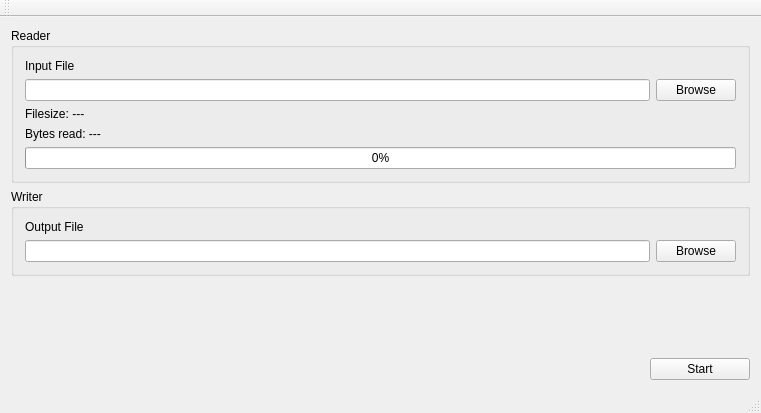
<?xml version="1.0" encoding="UTF-8"?>
<ui version="4.0">
 <class>MainWindow</class>
 <widget class="QMainWindow" name="MainWindow">
  <property name="geometry">
   <rect>
    <x>0</x>
    <y>0</y>
    <width>761</width>
    <height>413</height>
   </rect>
  </property>
  <property name="windowTitle">
   <string>MainWindow</string>
  </property>
  <widget class="QWidget" name="centralWidget">
   <layout class="QVBoxLayout" name="verticalLayout_2">
    <item>
     <widget class="QGroupBox" name="groupBox">
      <property name="title">
       <string>Reader</string>
      </property>
      <layout class="QVBoxLayout" name="verticalLayout">
       <item>
        <widget class="QLabel" name="label">
         <property name="text">
          <string>Input File</string>
         </property>
        </widget>
       </item>
       <item>
        <layout class="QHBoxLayout" name="horizontalLayout_2">
         <item>
          <widget class="QLineEdit" name="lineEdit_filepath"/>
         </item>
         <item>
          <widget class="QPushButton" name="pushButton_browse">
           <property name="text">
            <string>Browse</string>
           </property>
          </widget>
         </item>
        </layout>
       </item>
       <item>
        <widget class="QLabel" name="label_filesize">
         <property name="text">
          <string>Filesize: ---</string>
         </property>
        </widget>
       </item>
       <item>
        <widget class="QLabel" name="label_bytes_read">
         <property name="text">
          <string>Bytes read: ---</string>
         </property>
        </widget>
       </item>
       <item>
        <widget class="QProgressBar" name="progressBar">
         <property name="value">
          <number>0</number>
         </property>
        </widget>
       </item>
      </layout>
     </widget>
    </item>
    <item>
     <widget class="QGroupBox" name="groupBox_2">
      <property name="title">
       <string>Writer</string>
      </property>
      <layout class="QVBoxLayout" name="verticalLayout_3">
       <item>
        <widget class="QLabel" name="label_2">
         <property name="text">
          <string>Output File</string>
         </property>
        </widget>
       </item>
       <item>
        <layout class="QHBoxLayout" name="horizontalLayout_3">
         <item>
          <widget class="QLineEdit" name="lineEdit_filepath_2"/>
         </item>
         <item>
          <widget class="QPushButton" name="pushButton">
           <property name="text">
            <string>Browse</string>
           </property>
          </widget>
         </item>
        </layout>
       </item>
      </layout>
     </widget>
    </item>
    <item>
     <spacer name="verticalSpacer">
      <property name="orientation">
       <enum>Qt::Vertical</enum>
      </property>
      <property name="sizeHint" stdset="0">
       <size>
        <width>20</width>
        <height>40</height>
       </size>
      </property>
     </spacer>
    </item>
    <item>
     <layout class="QHBoxLayout" name="horizontalLayout">
      <item>
       <spacer name="horizontalSpacer">
        <property name="orientation">
         <enum>Qt::Horizontal</enum>
        </property>
        <property name="sizeHint" stdset="0">
         <size>
          <width>40</width>
          <height>20</height>
         </size>
        </property>
       </spacer>
      </item>
      <item>
       <widget class="QPushButton" name="pushButton_start">
        <property name="minimumSize">
         <size>
          <width>100</width>
          <height>0</height>
         </size>
        </property>
        <property name="text">
         <string>Start</string>
        </property>
       </widget>
      </item>
     </layout>
    </item>
   </layout>
  </widget>
  <widget class="QMenuBar" name="menuBar">
   <property name="geometry">
    <rect>
     <x>0</x>
     <y>0</y>
     <width>761</width>
     <height>20</height>
    </rect>
   </property>
  </widget>
  <widget class="QToolBar" name="mainToolBar">
   <attribute name="toolBarArea">
    <enum>TopToolBarArea</enum>
   </attribute>
   <attribute name="toolBarBreak">
    <bool>false</bool>
   </attribute>
  </widget>
  <widget class="QStatusBar" name="statusBar"/>
 </widget>
 <layoutdefault spacing="6" margin="11"/>
 <resources/>
 <connections/>
</ui>
